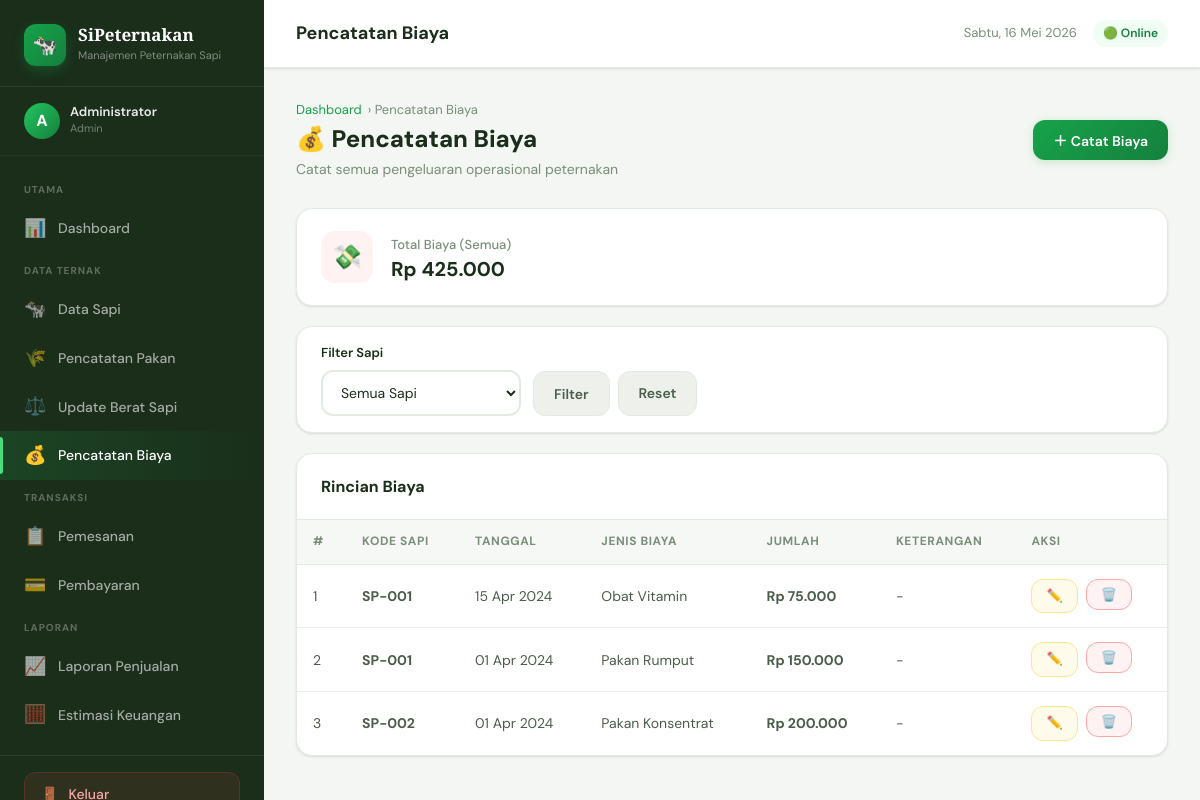
Page /index.php?page=biaya (signed in) on the committed database.
### tables this page shows
CREATE TABLE IF NOT EXISTS `biaya` (
  `id` INT AUTO_INCREMENT PRIMARY KEY,
  `id_sapi` INT NOT NULL,
  `tanggal` DATE NOT NULL,
  `jenis_biaya` VARCHAR(100) NOT NULL,
  `jumlah` BIGINT NOT NULL,
  `keterangan` TEXT,
  `created_at` TIMESTAMP DEFAULT CURRENT_TIMESTAMP,
  FOREIGN KEY (`id_sapi`) REFERENCES `sapi`(`id`) ON DELETE CASCADE
);

CREATE TABLE IF NOT EXISTS `sapi` (
  `id` INT AUTO_INCREMENT PRIMARY KEY,
  `kode_sapi` VARCHAR(20) NOT NULL UNIQUE,
  `berat_awal` FLOAT NOT NULL,
  `tanggal_pembelian` DATE NOT NULL,
  `harga_beli` BIGINT NOT NULL,
  `status` ENUM('aktif','dipesan','terjual') DEFAULT 'aktif',
  `created_at` TIMESTAMP DEFAULT CURRENT_TIMESTAMP,
  `updated_at` TIMESTAMP DEFAULT CURRENT_TIMESTAMP ON UPDATE CURRENT_TIMESTAMP
);

### koneksi/koneksi.php (called while the page is built, shortened)
<?php
function formatRupiah($angka) {
    return 'Rp ' . number_format($angka, 0, ',', '.');
}
?>

### page/biaya/index.php (the view, shortened to what this page needs)
<?php
$filter_sapi = intval($_GET['id_sapi'] ?? 0);
$where = $filter_sapi ? "WHERE b.id_sapi=$filter_sapi" : "WHERE 1=1";
$list = $koneksi->query("SELECT b.*, s.kode_sapi FROM biaya b JOIN sapi s ON b.id_sapi=s.id $where ORDER BY b.tanggal DESC");
$total = $koneksi->query("SELECT COALESCE(SUM(jumlah),0) as t FROM biaya $where")->fetch_assoc()['t'];
?>
<div class="page-header">
    <div class="page-header-left">
        <div class="breadcrumb"><a href="index.php">Dashboard</a> › Pencatatan Biaya</div>
        <h1>💰 Pencatatan Biaya</h1>
        <p>Catat semua pengeluaran operasional peternakan</p>
    </div>
    <button class="btn btn-primary" onclick="openModal('modalBiaya')">＋ Catat Biaya</button>
</div>
<div class="stats-grid" style="margin-bottom:20px">
    <div class="stat-card">
        <div class="stat-icon red">💸</div>
        <div>
            <div class="stat-label">Total Biaya <?= $filter_sapi ? '(Sapi ini)' : '(Semua)' ?></div>
            <div class="stat-value" style="font-size:20px"><?= formatRupiah($total) ?></div>
        </div>
    </div>
</div>
<div class="card" style="margin-bottom:20px">
    <div class="card-body" style="padding:16px 24px">
        <form method="GET" style="display:flex;gap:12px;align-items:flex-end;flex-wrap:wrap">
            <div class="form-group" style="margin:0">
                <label class="form-label">Filter Sapi</label>
                <select name="id_sapi" class="form-control" style="width:200px">
                    <option value="">Semua Sapi</option>
                </select>
            </div>
            <div style="display:flex;gap:8px;align-self:flex-end">
                <button type="submit" class="btn btn-secondary">Filter</button>
                <a href="index.php?page=biaya" class="btn btn-secondary">Reset</a>
            </div>
        </form>
    </div>
</div>
<div class="card">
    <div class="card-header">
        <div class="card-title">Rincian Biaya</div>
    </div>
    <div class="table-responsive">
        <table class="data-table">
            <thead>
                <tr><th>#</th><th>Kode Sapi</th><th>Tanggal</th><th>Jenis Biaya</th><th>Jumlah</th><th>Keterangan</th><th>Aksi</th></tr>
            </thead>
            <tbody>
                <?php if ($list && $list->num_rows > 0): $no=1; while ($b = $list->fetch_assoc()): ?>
                <tr>
                    <td class="text-muted"><?= $no++ ?></td>
                    <td><strong><?= htmlspecialchars($b['kode_sapi']) ?></strong></td>
                    <td><?= date('d M Y', strtotime($b['tanggal'])) ?></td>
                    <td><?= htmlspecialchars($b['jenis_biaya']) ?></td>
                    <td class="text-red font-bold"><?= formatRupiah($b['jumlah']) ?></td>
                    <td class="text-muted"><?= $b['keterangan'] ?: '-' ?></td>
                    <td>
                        <div class="d-flex gap-2">
                            <a href="index.php?page=biaya&aksi=edit&id=<?= $b['id'] ?>" class="btn btn-warning btn-sm">✏️</a>
                            <form method="POST" style="display:inline" onsubmit="return confirm('Hapus data ini?')">
                                <button class="btn btn-danger btn-sm">🗑️</button>
                            </form>
                        </div>
                    </td>
                </tr>
                <?php endwhile; else: ?>
                <tr><td colspan="7"><div class="empty-state"><div class="icon">💰</div><h3>Belum ada data biaya</h3></div></td></tr>
                <?php endif; ?>
            </tbody>
        </table>
    </div>
</div>

### rows in the picture
biaya: id_sapi.kode_sapi "SP-001", tanggal "15 Apr 2024", jenis_biaya "Obat Vitamin", jumlah "Rp 75.000", keterangan "-"
biaya: id_sapi.kode_sapi "SP-001", tanggal "01 Apr 2024", jenis_biaya "Pakan Rumput", jumlah "Rp 150.000", keterangan "-"
biaya: id_sapi.kode_sapi "SP-002", tanggal "01 Apr 2024", jenis_biaya "Pakan Konsentrat", jumlah "Rp 200.000", keterangan "-"

### other values in the picture
substr($_SESSION['nama'] ?? 'A', 0, 1) "A"
$_SESSION['nama'] "Administrator"
$_SESSION['role'] "Admin"
$pageTitle "Pencatatan Biaya"
formatRupiah($total) "Rp 425.000"
